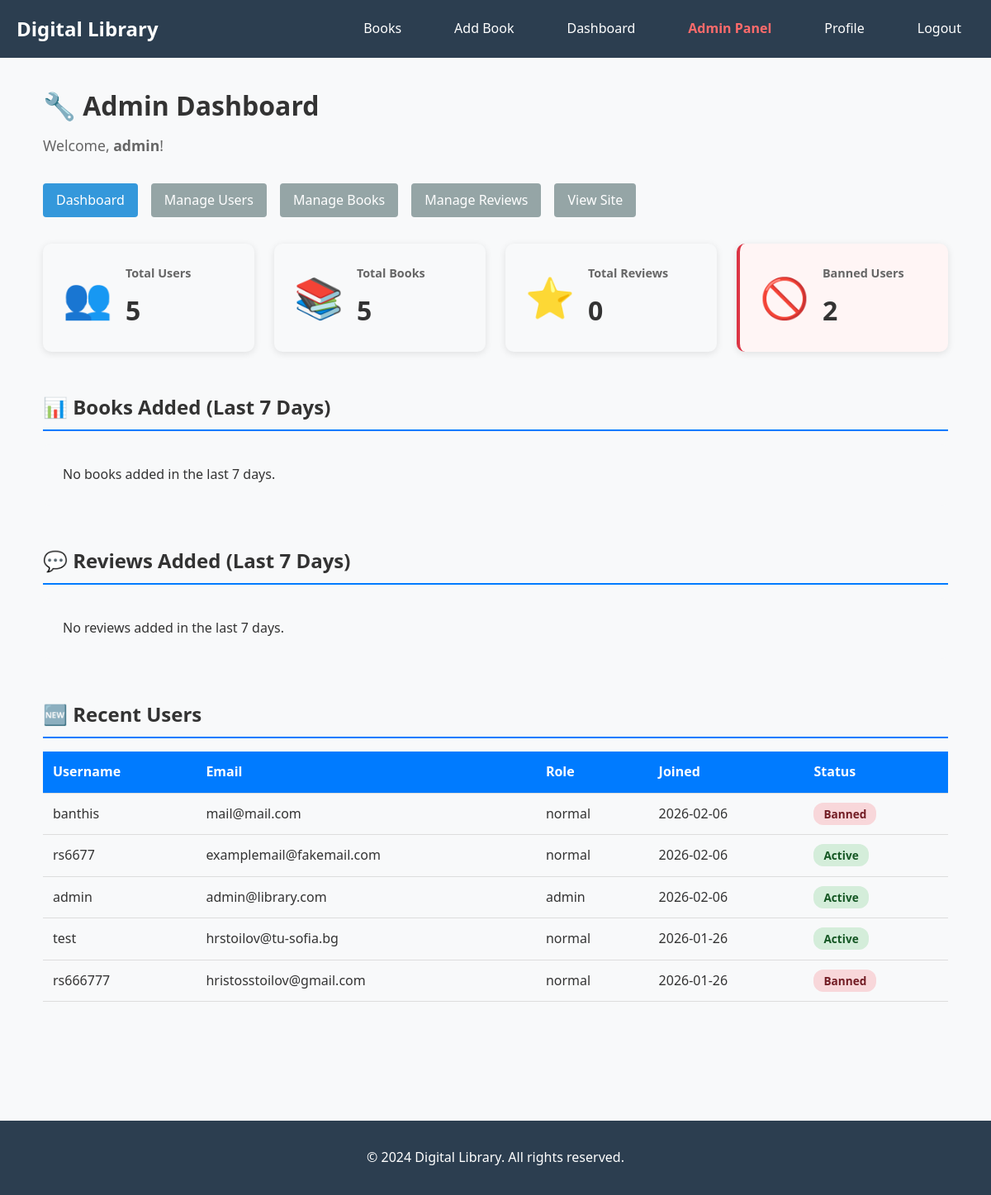
/user/admin/dashboard (signed in), run on an earlier commit of the app's database.
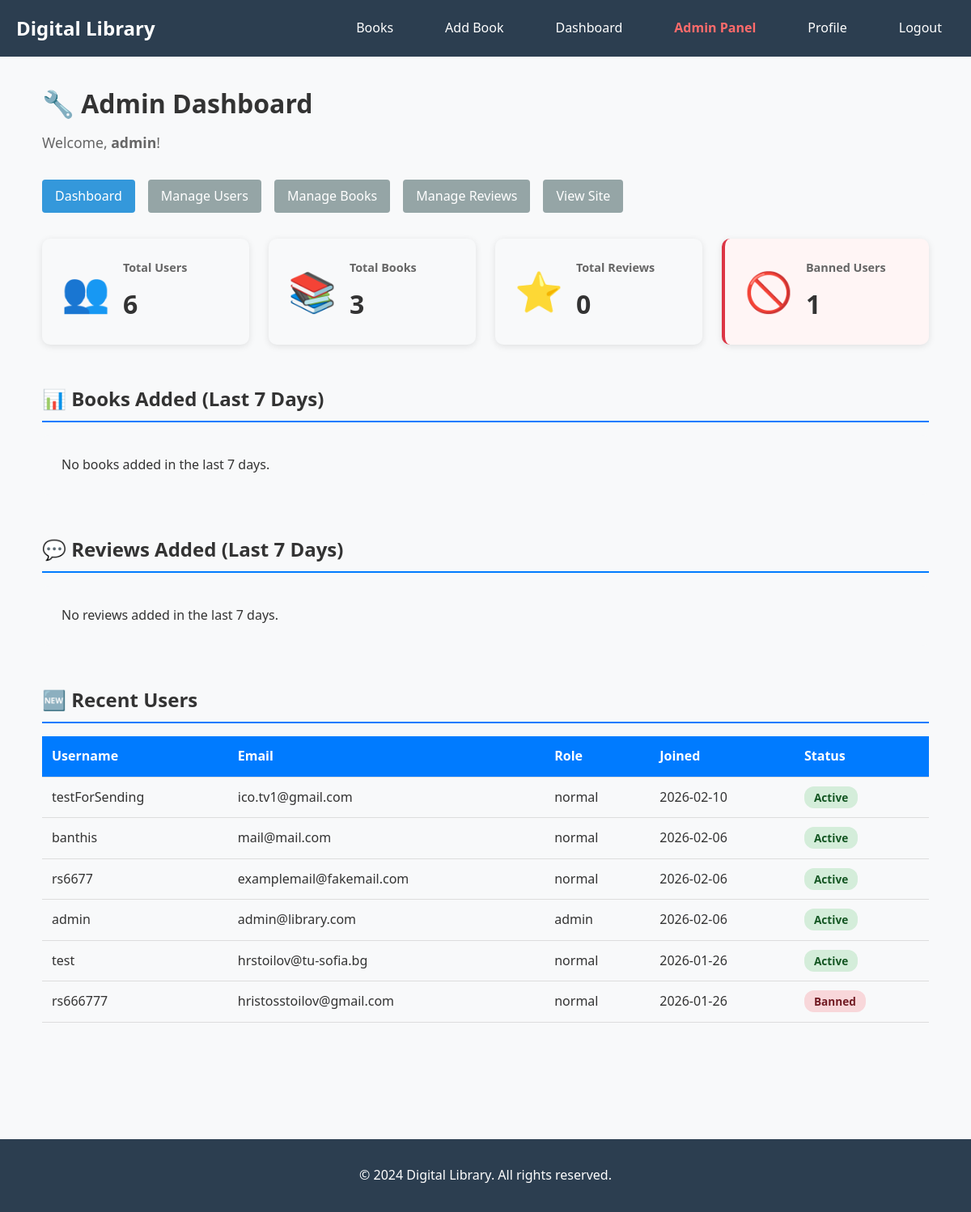
And on a later commit of the database.
### models.py (models this page shows, shortened)
class User(UserMixin, db.Model):
    id = db.Column(db.Integer, primary_key=True)
    username = db.Column(db.String(150), unique=True, nullable=False)
    email = db.Column(db.String(150), unique=True, nullable=False)
    password_hash = db.Column(db.String(150), nullable=False)
    role = db.Column(db.String(20), default='normal', nullable=False)  # 'normal' or 'admin'
    is_banned = db.Column(db.Boolean, default=False, nullable=False)
    created_at = db.Column(db.DateTime, default=datetime.utcnow)
    profile_picture = db.Column(db.String(300))
    bio = db.Column(db.Text)
    reviews = db.relationship('Review', backref='author', lazy=True)
    def is_admin(self):
        return self.role == 'admin'

### routes/admin_routes.py (the view)
@admin_bp.route("/user/admin/dashboard")
@login_required
@admin_required
def admin_dashboard():
    total_users = User.query.count()
    total_books = Book.query.count()
    total_reviews = Review.query.count()
    banned_users = User.query.filter_by(is_banned=True).count()
    seven_days_ago = datetime.utcnow() - timedelta(days=7)
    books_per_day = db.session.query(
        func.date(Book.created_at).label('date'),
        func.count(Book.id).label('count')
    ).filter(Book.created_at >= seven_days_ago).group_by(
        func.date(Book.created_at)
    ).order_by(func.date(Book.created_at)).all()
    reviews_per_day = db.session.query(
        func.date(Review.created_at).label('date'),
        func.count(Review.id).label('count')
    ).filter(Review.created_at >= seven_days_ago).group_by(
        func.date(Review.created_at)
    ).order_by(func.date(Review.created_at)).all()
    recent_users = User.query.order_by(User.created_at.desc()).limit(10).all()
    recent_books = Book.query.order_by(Book.created_at.desc()).limit(10).all()
    recent_reviews = Review.query.order_by(Review.created_at.desc()).limit(10).all()
    return render_template('admin/dashboard.html',
                         total_users=total_users,
                         total_books=total_books,
                         total_reviews=total_reviews,
                         banned_users=banned_users,
                         books_per_day=books_per_day,
                         reviews_per_day=reviews_per_day,
                         recent_users=recent_users,
                         recent_books=recent_books,
                         recent_reviews=recent_reviews)

### app.py (called while the page is built)
@login_manager.user_loader
def load_user(user_id):
    return User.query.get(int(user_id))

### routes/admin_routes.py (called while the page is built)
def admin_required(f):
    @wraps(f)
    def decorated_function(*args, **kwargs):
        if not current_user.is_authenticated or not current_user.is_admin():
            flash('You do not have permission to access this page.')
            return redirect(url_for('main.index'))
        return f(*args, **kwargs)
    return decorated_function

### templates/admin/dashboard.html (shortened to what the changed rows need)
{% extends "base.html" %}
{% block content %}
<div class="admin-dashboard">
    <h1>🔧 Admin Dashboard</h1>
    <p class="welcome-message">Welcome, <strong>{{ current_user.username }}</strong>!</p>
    <div class="stats-overview">
        <div class="stat-card">
            <div class="stat-content">
                <h3>Total Users</h3>
                <p class="stat-number">{{ total_users }}</p>
            </div>
        </div>
        <div class="stat-card">
            <div class="stat-content">
                <h3>Total Books</h3>
                <p class="stat-number">{{ total_books }}</p>
            </div>
        </div>
        <div class="stat-card danger">
            <div class="stat-content">
                <h3>Banned Users</h3>
                <p class="stat-number">{{ banned_users }}</p>
            </div>
        </div>
    </div>
    <div class="admin-section">
        <h2>📊 Books Added (Last 7 Days)</h2>
    </div>
    <div class="admin-section">
        <h2>💬 Reviews Added (Last 7 Days)</h2>
    </div>
    <div class="admin-section">
        <h2>🆕 Recent Users</h2>
        {% if recent_users %}
            <table class="admin-table">
                <thead>
                    <tr>
                        <th>Username</th>
                        <th>Email</th>
                        <th>Role</th>
                        <th>Joined</th>
                        <th>Status</th>
                    </tr>
                </thead>
                <tbody>
                    {% for user in recent_users %}
                    <tr>
                        <td>{{ user.username }}</td>
                        <td>{{ user.email }}</td>
                        <td>{{ user.role }}</td>
                        <td>{{ user.created_at.strftime('%Y-%m-%d') }}</td>
                        <td>
                            {% if user.is_banned %}
                                <span class="badge badge-danger">Banned</span>
                            {% else %}
                                <span class="badge badge-success">Active</span>
                            {% endif %}
                        </td>
                    </tr>
                    {% endfor %}
                </tbody>
            </table>
        {% else %}
            <p>No users yet.</p>
        {% endif %}
    </div>
</div>
{% endblock %}

What changed in the data, as far as the page shows it:
added User: username "testForSending", email "ico.tv1@gmail.com", role "normal", created_at "2026-02-10", is_banned "Active"
changed User "banthis": is_banned "Banned" → "Active"
Also different on the page:
{{ total_users }}: "5" → "6"
{{ total_books }}: "5" → "3"
{{ banned_users }}: "2" → "1"
